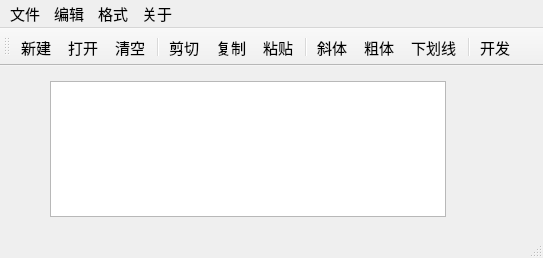
<?xml version="1.0" encoding="UTF-8"?>
<ui version="4.0">
 <class>QWMainWind</class>
 <widget class="QMainWindow" name="QWMainWind">
  <property name="geometry">
   <rect>
    <x>0</x>
    <y>0</y>
    <width>543</width>
    <height>258</height>
   </rect>
  </property>
  <property name="font">
   <font>
    <pointsize>11</pointsize>
   </font>
  </property>
  <property name="windowTitle">
   <string>QWMainWind</string>
  </property>
  <widget class="QWidget" name="centralWidget">
   <widget class="QTextEdit" name="txtEdit">
    <property name="geometry">
     <rect>
      <x>50</x>
      <y>15</y>
      <width>396</width>
      <height>136</height>
     </rect>
    </property>
    <property name="font">
     <font>
      <pointsize>16</pointsize>
     </font>
    </property>
   </widget>
  </widget>
  <widget class="QMenuBar" name="menuBar">
   <property name="geometry">
    <rect>
     <x>0</x>
     <y>0</y>
     <width>543</width>
     <height>19</height>
    </rect>
   </property>
   <widget class="QMenu" name="menu">
    <property name="title">
     <string>文件</string>
    </property>
    <addaction name="actNew"/>
    <addaction name="actOpen"/>
    <addaction name="separator"/>
    <addaction name="actClose"/>
   </widget>
   <widget class="QMenu" name="menu_2">
    <property name="title">
     <string>编辑</string>
    </property>
    <addaction name="actCut"/>
    <addaction name="actCopy"/>
    <addaction name="actPaste"/>
    <addaction name="separator"/>
    <addaction name="actClear"/>
   </widget>
   <widget class="QMenu" name="menu_3">
    <property name="title">
     <string>格式</string>
    </property>
    <addaction name="actFontBold"/>
    <addaction name="actFontItalic"/>
    <addaction name="actFontUnder"/>
    <addaction name="separator"/>
    <addaction name="actToolbarLab"/>
   </widget>
   <widget class="QMenu" name="menu_4">
    <property name="title">
     <string>关于</string>
    </property>
   </widget>
   <addaction name="menu"/>
   <addaction name="menu_2"/>
   <addaction name="menu_3"/>
   <addaction name="menu_4"/>
  </widget>
  <widget class="QToolBar" name="mainToolBar">
   <property name="toolButtonStyle">
    <enum>Qt::ToolButtonStyle::ToolButtonTextUnderIcon</enum>
   </property>
   <attribute name="toolBarArea">
    <enum>TopToolBarArea</enum>
   </attribute>
   <attribute name="toolBarBreak">
    <bool>false</bool>
   </attribute>
   <addaction name="actNew"/>
   <addaction name="actOpen"/>
   <addaction name="actClear"/>
   <addaction name="separator"/>
   <addaction name="actCut"/>
   <addaction name="actCopy"/>
   <addaction name="actPaste"/>
   <addaction name="separator"/>
   <addaction name="actFontItalic"/>
   <addaction name="actFontBold"/>
   <addaction name="actFontUnder"/>
   <addaction name="separator"/>
   <addaction name="action"/>
  </widget>
  <widget class="QStatusBar" name="statusBar"/>
  <action name="actCut">
   <property name="icon">
    <iconset resource="res.qrc">
     <normaloff>:/images/images/cut.bmp</normaloff>:/images/images/cut.bmp</iconset>
   </property>
   <property name="text">
    <string>剪切</string>
   </property>
   <property name="toolTip">
    <string>剪切</string>
   </property>
   <property name="shortcut">
    <string>Ctrl+X</string>
   </property>
  </action>
  <action name="actCopy">
   <property name="icon">
    <iconset resource="res.qrc">
     <normaloff>:/images/images/120.bmp</normaloff>:/images/images/120.bmp</iconset>
   </property>
   <property name="text">
    <string>复制</string>
   </property>
   <property name="toolTip">
    <string>复制</string>
   </property>
   <property name="shortcut">
    <string>Ctrl+C</string>
   </property>
  </action>
  <action name="actPaste">
   <property name="icon">
    <iconset resource="res.qrc">
     <normaloff>:/images/images/paste.bmp</normaloff>:/images/images/paste.bmp</iconset>
   </property>
   <property name="text">
    <string>粘贴</string>
   </property>
   <property name="toolTip">
    <string>粘贴</string>
   </property>
   <property name="shortcut">
    <string>Ctrl+V</string>
   </property>
  </action>
  <action name="actFontBold">
   <property name="checkable">
    <bool>true</bool>
   </property>
   <property name="icon">
    <iconset resource="res.qrc">
     <normaloff>:/images/images/BLD.BMP</normaloff>:/images/images/BLD.BMP</iconset>
   </property>
   <property name="text">
    <string>粗体</string>
   </property>
   <property name="toolTip">
    <string>粗体</string>
   </property>
  </action>
  <action name="actFontItalic">
   <property name="checkable">
    <bool>true</bool>
   </property>
   <property name="icon">
    <iconset resource="res.qrc">
     <normaloff>:/images/images/ITL.BMP</normaloff>:/images/images/ITL.BMP</iconset>
   </property>
   <property name="text">
    <string>斜体</string>
   </property>
   <property name="toolTip">
    <string>斜体</string>
   </property>
  </action>
  <action name="actFontUnder">
   <property name="checkable">
    <bool>true</bool>
   </property>
   <property name="icon">
    <iconset resource="res.qrc">
     <normaloff>:/images/images/WORDUNDR.BMP</normaloff>:/images/images/WORDUNDR.BMP</iconset>
   </property>
   <property name="text">
    <string>下划线</string>
   </property>
   <property name="toolTip">
    <string>下划线</string>
   </property>
  </action>
  <action name="actClose">
   <property name="icon">
    <iconset resource="res.qrc">
     <normaloff>:/images/images/exit.bmp</normaloff>:/images/images/exit.bmp</iconset>
   </property>
   <property name="text">
    <string>退出</string>
   </property>
   <property name="toolTip">
    <string>退出</string>
   </property>
  </action>
  <action name="actOpen">
   <property name="icon">
    <iconset resource="res.qrc">
     <normaloff>:/images/images/open3.bmp</normaloff>:/images/images/open3.bmp</iconset>
   </property>
   <property name="text">
    <string>打开...</string>
   </property>
   <property name="toolTip">
    <string>打开文件</string>
   </property>
   <property name="shortcut">
    <string>Ctrl+O</string>
   </property>
  </action>
  <action name="actClear">
   <property name="icon">
    <iconset resource="res.qrc">
     <normaloff>:/images/images/103.bmp</normaloff>:/images/images/103.bmp</iconset>
   </property>
   <property name="text">
    <string>清空</string>
   </property>
   <property name="toolTip">
    <string>清空内容</string>
   </property>
  </action>
  <action name="actFont">
   <property name="icon">
    <iconset resource="res.qrc">
     <normaloff>:/images/images/20.ico</normaloff>:/images/images/20.ico</iconset>
   </property>
   <property name="text">
    <string>字体...</string>
   </property>
   <property name="toolTip">
    <string>字体设置</string>
   </property>
  </action>
  <action name="actNew">
   <property name="icon">
    <iconset resource="res.qrc">
     <normaloff>:/images/images/new2.bmp</normaloff>:/images/images/new2.bmp</iconset>
   </property>
   <property name="text">
    <string>新建</string>
   </property>
   <property name="shortcut">
    <string>Ctrl+N</string>
   </property>
  </action>
  <action name="actToolbarLab">
   <property name="checkable">
    <bool>true</bool>
   </property>
   <property name="checked">
    <bool>true</bool>
   </property>
   <property name="text">
    <string>显示工具栏文字标签</string>
   </property>
   <property name="menuRole">
    <enum>QAction::MenuRole::TextHeuristicRole</enum>
   </property>
  </action>
  <action name="action">
   <property name="text">
    <string>开发</string>
   </property>
   <property name="menuRole">
    <enum>QAction::MenuRole::NoRole</enum>
   </property>
  </action>
 </widget>
 <layoutdefault spacing="6" margin="11"/>
 <resources>
  <include location="res.qrc"/>
 </resources>
 <connections>
  <connection>
   <sender>actClose</sender>
   <signal>triggered()</signal>
   <receiver>QWMainWind</receiver>
   <slot>close()</slot>
   <hints>
    <hint type="sourcelabel">
     <x>-1</x>
     <y>-1</y>
    </hint>
    <hint type="destinationlabel">
     <x>422</x>
     <y>254</y>
    </hint>
   </hints>
  </connection>
  <connection>
   <sender>actClear</sender>
   <signal>triggered()</signal>
   <receiver>txtEdit</receiver>
   <slot>clear()</slot>
   <hints>
    <hint type="sourcelabel">
     <x>-1</x>
     <y>-1</y>
    </hint>
    <hint type="destinationlabel">
     <x>260</x>
     <y>256</y>
    </hint>
   </hints>
  </connection>
  <connection>
   <sender>actCut</sender>
   <signal>triggered()</signal>
   <receiver>txtEdit</receiver>
   <slot>cut()</slot>
   <hints>
    <hint type="sourcelabel">
     <x>-1</x>
     <y>-1</y>
    </hint>
    <hint type="destinationlabel">
     <x>260</x>
     <y>256</y>
    </hint>
   </hints>
  </connection>
  <connection>
   <sender>actCopy</sender>
   <signal>triggered()</signal>
   <receiver>txtEdit</receiver>
   <slot>copy()</slot>
   <hints>
    <hint type="sourcelabel">
     <x>-1</x>
     <y>-1</y>
    </hint>
    <hint type="destinationlabel">
     <x>260</x>
     <y>256</y>
    </hint>
   </hints>
  </connection>
  <connection>
   <sender>actPaste</sender>
   <signal>triggered()</signal>
   <receiver>txtEdit</receiver>
   <slot>paste()</slot>
   <hints>
    <hint type="sourcelabel">
     <x>-1</x>
     <y>-1</y>
    </hint>
    <hint type="destinationlabel">
     <x>260</x>
     <y>256</y>
    </hint>
   </hints>
  </connection>
 </connections>
</ui>
